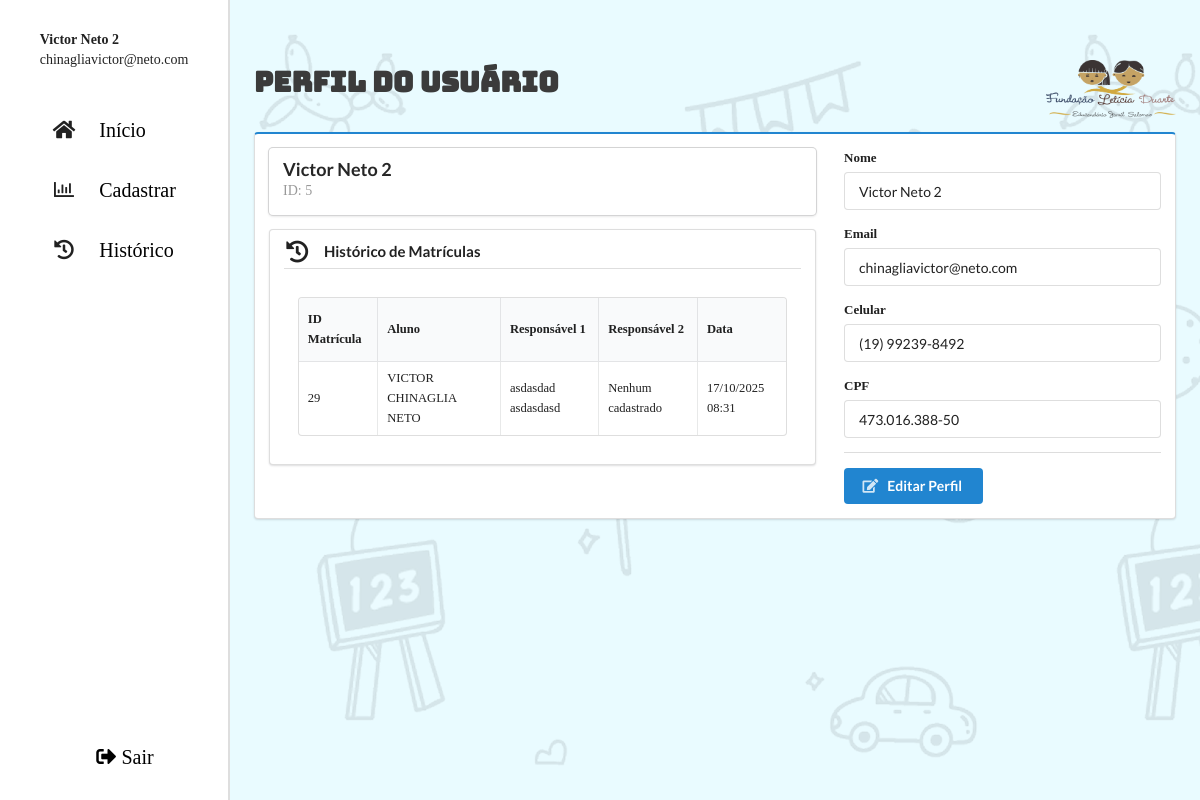
The page /perfil.php (signed in) on the database as committed earlier.
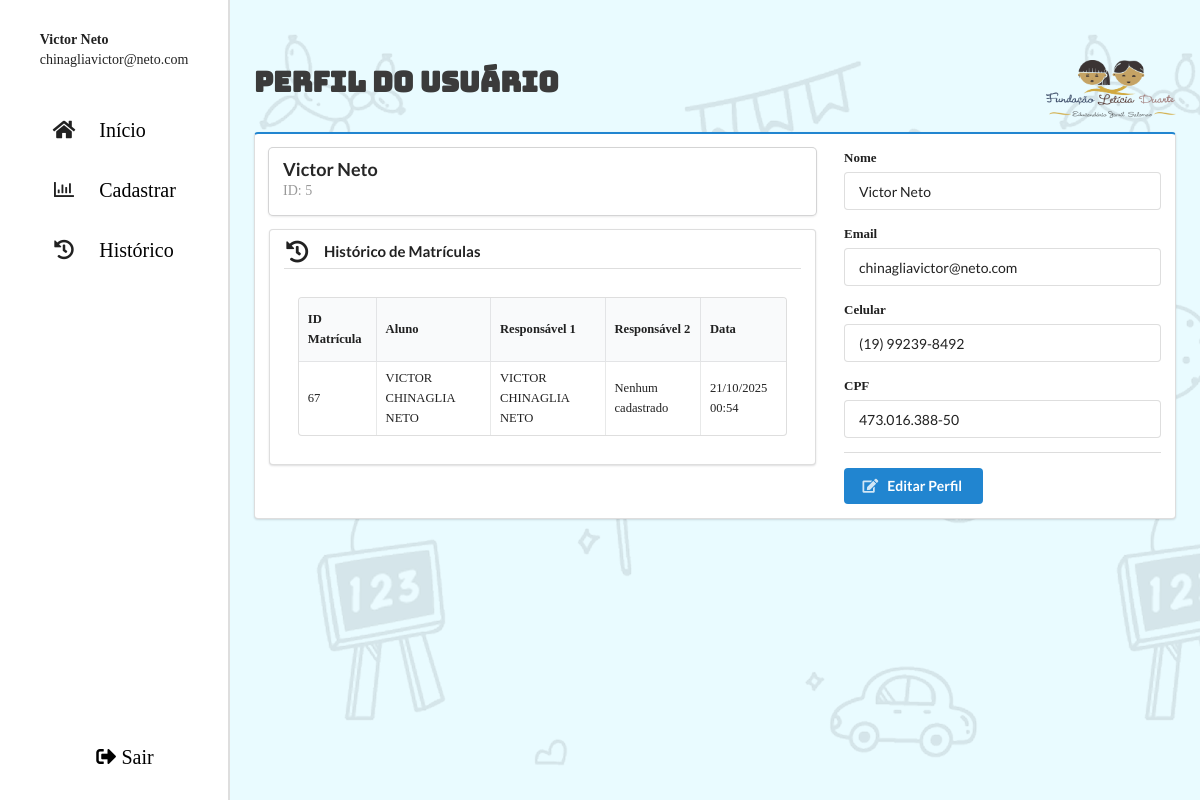
The same page on the database as committed later.
### tables this page shows
CREATE TABLE `tb_funcionario` (
  `id_funcionario` int(11) NOT NULL,
  `nome` varchar(200) DEFAULT NULL,
  `email` varchar(100) DEFAULT NULL,
  `senha` varchar(255) NOT NULL,
  `celular` varchar(20) DEFAULT NULL,
  `cpf` varchar(14) DEFAULT NULL
);

CREATE TABLE `tb_matricula` (
  `id_matricula` int(11) NOT NULL,
  `aluno_id` int(11) DEFAULT NULL,
  `estrutura_familiar_id` int(11) DEFAULT NULL,
  `funcionario_id` int(11) DEFAULT NULL,
  `data` datetime NOT NULL DEFAULT current_timestamp() COMMENT 'Data e hora de criação do registro',
  `responsavel_1_id` int(11) DEFAULT NULL,
  `responsavel_2_id` int(11) DEFAULT NULL,
  `pessoa_autorizada_1_id` int(11) DEFAULT NULL,
  `pessoa_autorizada_2_id` int(11) DEFAULT NULL
);

CREATE TABLE `tb_alunos` (
  `ra_aluno` int(11) NOT NULL,
  `nome` varchar(200) DEFAULT NULL,
  `data_nascimento` date DEFAULT NULL,
  `etnia` varchar(20) DEFAULT NULL,
  `turma` enum('Bercario 2 A','Bercario 2 B','Bercario 2 C','Maternal I A','Maternal I B','Maternal I C','Maternal II A','Maternal II B','Multisseriada M.M','Multisseriada B.M') DEFAULT NULL,
  `autorizacao_febre` tinyint(1) DEFAULT 0 COMMENT 'Autoriza medicar em caso de febre',
  `remedio` varchar(100) DEFAULT NULL COMMENT 'Nome do remédio autorizado',
  `gotas` int(11) DEFAULT NULL COMMENT 'Quantidade de gotas',
  `permissao_foto` tinyint(1) DEFAULT 0 COMMENT 'Autoriza divulgação de imagem',
  `data_cadastro` timestamp NOT NULL DEFAULT current_timestamp() ON UPDATE current_timestamp(),
  `endereco_id` int(11) DEFAULT NULL,
  `funcionario_id` int(11) DEFAULT NULL
);

CREATE TABLE `tb_responsaveis` (
  `id_responsavel` int(11) NOT NULL,
  `tipo_responsavel` enum('Pai','Mãe','Avô','Avó','Irmão','Irmã','Tio','Tia','Outro') NOT NULL,
  `nome` varchar(200) DEFAULT NULL,
  `data_nascimento` date DEFAULT NULL,
  `estado_civil` enum('Solteiro','Casado','Divorciado','Viuvo') NOT NULL,
  `escolaridade` enum('Fundamental','Médio','Técnico','Superior','Pós-graduação','Outro') NOT NULL,
  `celular` varchar(20) DEFAULT NULL,
  `email` varchar(100) DEFAULT NULL,
  `nome_empresa` varchar(100) DEFAULT NULL,
  `profissao` varchar(100) DEFAULT NULL,
  `telefone_trabalho` varchar(20) DEFAULT NULL,
  `horario_trabalho` varchar(100) DEFAULT NULL,
  `salario` decimal(10,2) DEFAULT NULL,
  `renda_extra` tinyint(1) DEFAULT NULL,
  `valor_renda_extra` decimal(10,2) DEFAULT NULL
);

### perfil.php (the view, shortened to what this page needs)
<?php
include './config.php';
$id = $_SESSION['usuario']['id'] ?? null;
$sql = "SELECT * FROM tb_funcionario WHERE id_funcionario = ?";
$stmt = $conn->prepare($sql);
$stmt->execute([$id]);
$usuario = $stmt->fetch(PDO::FETCH_ASSOC);
$sqlHist = "
    SELECT
        m.id_matricula,
        a.nome AS nome_aluno,
        r1.nome AS responsavel_1,
        r2.nome AS responsavel_2,
        m.data
    FROM tb_matricula m
    LEFT JOIN tb_alunos a ON m.aluno_id = a.ra_aluno
    LEFT JOIN tb_responsaveis r1 ON m.responsavel_1_id = r1.id_responsavel
    LEFT JOIN tb_responsaveis r2 ON m.responsavel_2_id = r2.id_responsavel
    WHERE m.funcionario_id = ?
    ORDER BY m.data DESC
";
$stmtHist = $conn->prepare($sqlHist);
$stmtHist->execute([$id]);
$historico = $stmtHist->fetchAll(PDO::FETCH_ASSOC);
?>
<!DOCTYPE html>
<html lang="pt-br">
<head>
    <link rel="stylesheet" href="https://cdn.jsdelivr.net/npm/semantic-ui@2.5.0/dist/semantic.min.css">
    <link rel="stylesheet" href="./css/sistema.css">
</head>
<body>
    <section class="corpo_pagina">
        <?php include './template/menuLateral.php' ?>
        <main class="conteudo_cadastrados">
            <section class="cabecalho_cadastrados">
                <h2>Perfil do Usuário</h2>
                <img class="ui small image fluid" src="./img/apresentacao_img/Logo Leiticia Duarte.png"
                    alt="Logo Leiticia Duarte">
            </section>
            <section class="sessao_cadastro ui segment blue">
                <?php if ($usuario): ?>
                    <div class="ui two column stackable grid">
                        <div class="ten wide column">
                            <div class="ui card fluid">
                                <div class="content">
                                    <a class="header"><?= ($usuario['nome']) ?></a>
                                    <div class="meta">
                                        <span>ID: <?= ($usuario['id_funcionario']) ?></span>
                                    </div>
                                </div>
                            </div>
                            <div class="ui segment">
                                <h4 class="ui dividing header">
                                    <i class="history icon"></i>
                                    Histórico de Matrículas
                                </h4>
                                <div class="ui very basic segment" style="max-height: 280px; overflow-y: auto;">
                                    <?php if (count($historico) > 0): ?>
                                        <table class="ui celled striped compact small table">
                                            <thead>
                                                <tr>
                                                    <th>ID Matrícula</th>
                                                    <th>Aluno</th>
                                                    <th>Responsável 1</th>
                                                    <th>Responsável 2</th>
                                                    <th>Data</th>
                                                </tr>
                                            </thead>
                                            <tbody>
                                                <?php foreach ($historico as $row): ?>
                                                    <tr>
                                                        <td><?= ($row['id_matricula']) ?></td>
                                                        <td><?= ($row['nome_aluno'] ?? '---') ?></td>
                                                        <td><?= ($row['responsavel_1'] ?? 'Nenhum cadastrado') ?></td>
                                                        <td><?= ($row['responsavel_2'] ?? 'Nenhum cadastrado') ?></td>
                                                        <td><?= $row['data'] ? date('d/m/Y H:i', strtotime($row['data'])) : '---' ?></td>
                                                    </tr>
                                                <?php endforeach; ?>
                                            </tbody>
                                        </table>
                                    <?php endif; ?>
                                </div>
                            </div>
                        </div>
                        <div class="six wide column">
                            <form class="ui form" method="POST" action="salvarPerfil.php" id="formPerfil">
                                <div class="field">
                                    <label>Nome</label>
                                    <input type="text" name="nome" value="<?= ($usuario['nome']) ?>" readonly required>
                                </div>
                                <div class="field">
                                    <label>Email</label>
                                    <input type="email" name="email" value="<?= ($usuario['email']) ?>" readonly required>
                                </div>
                                <div class="field">
                                    <label>Celular</label>
                                    <input type="text" id="celular" name="celular" value="<?= ($usuario['celular']) ?>" readonly required>
                                </div>
                                <div class="field">
                                    <label>CPF</label>
                                    <input type="text" id="cpf" name="cpf" value="<?= ($usuario['cpf']) ?>" readonly required>
                                </div>
                                <div class="ui divider"></div>
                                <button class="ui primary button" type="button" id="editarPerfil">
                                    <i class="edit icon"></i> Editar Perfil
                                </button>
                            </form>
                        </div>
                    </div>
                <?php endif; ?>
            </section>
        </main>
    </section>
</body>
</html>

### template/menuLateral.php (shortened to what this page needs)
<?php
$nome_usuario = $_SESSION['usuario']['nome'];
$email_usuario = $_SESSION['usuario']['email'];
?>
<!DOCTYPE html>
<html lang="PT-BR">
<head>
</head>
<aside class="menu_lateral">
    <section class="opcoes_menu">
        <div class="perfil" onclick="window.location.href='perfil.php'">
            <span class="usuario-info">
                <span class="usuario-nome"><strong><?= $nome_usuario ?></strong></span><br>
                <span class="usuario-email"><?= $email_usuario ?></span>
            </span>
        </div>
        <div class="lista_opcoes">
            <ul>
                <li><i class="home icon"></i><a href="cadastrados.php">Início</a></li>
                <li><i class="chart bar outline icon"></i><a href="formulario-cadastro.php">Cadastrar</a></li>
                <li><i class="history icon"></i><a href="">Histórico</a></li>
            </ul>
        </div>
    </section>
    <section class="container_sair">
        <a href="../sistema-leticia-duarte-web/login.php"><i class="sign-out icon"></i>Sair</a>
    </section>
</aside>

### css/sistema.css (style rules this page uses)
* { margin: 0; padding: 0; font-family: "Baloo2"; }
a { text-decoration: none; }
.corpo_pagina { display: flex; min-height: 100vh; }
.menu_lateral { background-color: #ffffff; min-width: 230px; display: flex; justify-content: space-between; flex-direction: column; align-items: center; padding: 30px; border-right: 2px solid rgb(222, 222, 222); }
.menu_lateral .opcoes_menu { display: flex; flex-direction: column; gap: 50px; align-items: center; }
.menu_lateral .opcoes_menu .perfil { display: flex; gap: 10px; align-items: center; cursor: pointer; transition: 0.3s; }
.opcoes_menu a { margin-left: 20px; color: black; font-size: 20px; transition: 0.3s; }
.opcoes_menu .lista_opcoes ul { list-style: none; padding: 0; margin: 0; font-size: 20px; display: flex; flex-direction: column; gap: 40px; transition: transform 0.5s ease; }
.opcoes_menu .lista_opcoes li { transition: 0.3s; }
.menu_lateral .container_sair a { margin-left: 20px; font-size: 20px; color: black; }
.conteudo_cadastrados { padding: 60px 2vw 20px 2vw; width: 100%; display: flex; flex-direction: column; background: url(../img/cadastro_img/Background.png); background-color: #e6fbffe0; }
.cabecalho_cadastrados { display: flex; justify-content: space-between; align-items: center; width: 100%; }
.cabecalho_cadastrados h2 { font-size: 2rem; transition: 0.5s; color: #3b3b3b; font-family: 'Bungee'; }
.ui.small.image, .ui.small.images .image, .ui.small.images img, .ui.small.images svg { width: 130px; height: auto; font-size: .92857143rem; }

Rows that differ between the two databases and show on the page:
removed tb_matricula: id_matricula "29", aluno.nome "VICTOR CHINAGLIA NETO", responsavel_1.nome "asdasdad asdasdasd", responsavel_2 "Nenhum cadastrado", data "17/10/2025 08:31"
changed tb_funcionario "chinagliavictor@neto.com": nome "Victor Neto 2" → "Victor Neto"
added tb_matricula: id_matricula "67", aluno.nome "VICTOR CHINAGLIA NETO", responsavel_1.nome "VICTOR CHINAGLIA NETO", responsavel_2 "Nenhum cadastrado", data "21/10/2025 00:54"
Other text that changed with them:
$nome_usuario: "Victor Neto 2" → "Victor Neto"
